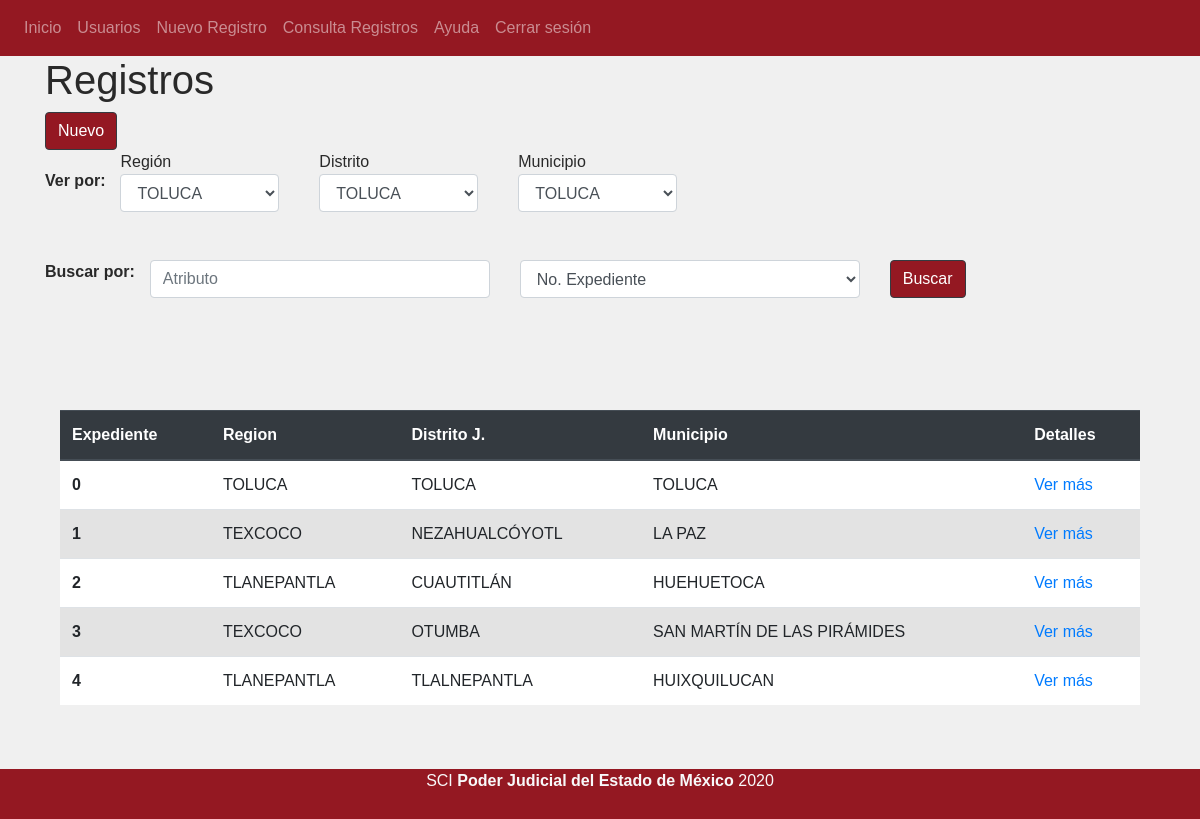
Before: /consulta (signed in) with the older database file.
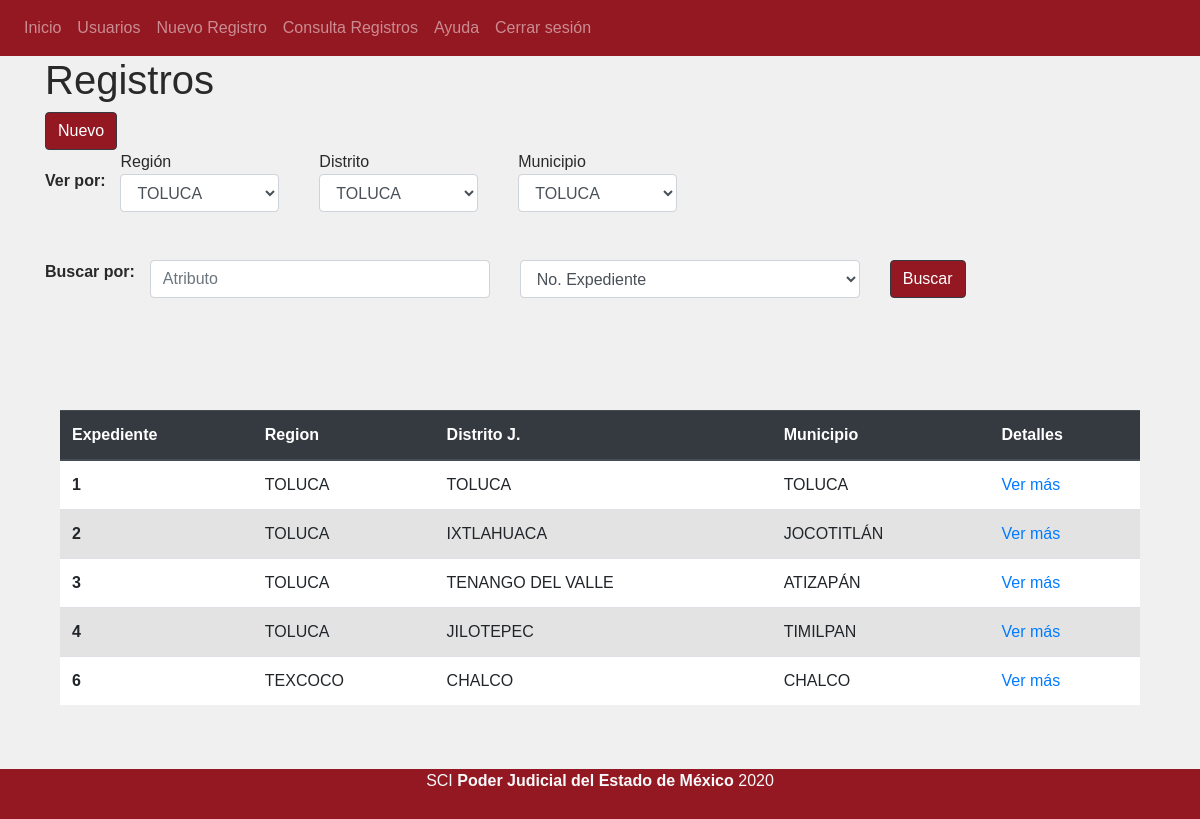
After: the same page with the newer database file.
### tables this page shows
CREATE TABLE `registro_inmuebles` (
  `id` int(11) NOT NULL,
  `no_expediente` int(11) NOT NULL,
  `id_region` int(11) NOT NULL,
  `id_distrito_judicial` int(11) NOT NULL,
  `id_municipio` int(11) NOT NULL,
  `edificio` varchar(100) NOT NULL,
  `domicilio` varchar(100) NOT NULL,
  `id_modalidad_prop` int(11) NOT NULL,
  `id_estado_proc` int(11) NOT NULL,
  `superficie` decimal(50,5) NOT NULL,
  `id_usuario` int(11) NOT NULL,
  `fecha_generada` date NOT NULL,
  `fecha_mod` date NOT NULL,
  `id_user_mod` int(11) NOT NULL
);

CREATE TABLE `distritos_judiciales` (
  `id` int(11) NOT NULL,
  `id_region` int(11) NOT NULL,
  `nombre` varchar(30) NOT NULL
);

CREATE TABLE `municipios` (
  `id` int(11) NOT NULL,
  `id_distrito_judicial` int(11) NOT NULL,
  `nombre` varchar(50) NOT NULL
);

### controller/Consulta.php (called while the page is built, shortened)
<?php
class Consulta extends Controller{
    public function __construct(){
        $this->view->datos = [];
    }
    public function render(){
        $datos = $this->model->getDatos();
        $this->view->datos = $datos;
        $this->view->render('consulta/index');
    }
}
?>

### index.php (called while the page is built, shortened)
<?php
    require_once 'config/database.php';
    $app = new App();
?>

### config/database.php (called while the page is built, shortened)
<?php
class DataBase{
    private $host;
    private $user;
    private $pass;
    private $charset;
    function __construct(){
        $this->host = constant('HOST');
        $this->db = constant('DB');
        $this->user = constant('USER');
        $this->pass = constant('PASS');
        $this->charset = constant('CHARSET');
    }
    function conn(){
        try {
            $connection = "mysql:host=" . $this->host . ";dbname=" . $this->db . ";charset=" . $this->charset;
            $options = [
                PDO::ATTR_ERRMODE => PDO::ERRMODE_EXCEPTION,
                PDO::ATTR_EMULATE_PREPARES => false,
            ];
            $pdo = new PDO($connection, $this->user, $this->pass, $options);
            return $pdo;
        } catch (PDOException $e) {
            print_r("Error: " . $e->getMessage());
        }
    }
}
?>

### model/consultaModel.php (called while the page is built, shortened)
<?php
require_once 'model/classes/Region.class.php';
class ConsultaModel extends Model{
    public function getDatos(){
        $datos = [];
        $stringQuery = "SELECT id, no_expediente, id_region,  id_distrito_judicial, id_municipio  FROM registro_inmuebles" ;
        try{
            $query = $this->db->conn()->prepare($stringQuery);
            if($query->execute()){
                while($row = $query->fetchObject()){
                    $idDistrito = $row->id_distrito_judicial;
                    $row->nombreDistrito = $this->getNombreDistrito($idDistrito)->nombre;
                    $idMunicipio = $row->id_municipio;
                    $row->nombreMunicipio = $this->getNombreMunicipio($idMunicipio)->nombre;
                    array_push($datos, $row);
                }
                return  $datos;
            }else{
                print ("Error al ejecutar consulta");
                return null;
            }
        }catch(PDOException $e){
            print ("Error-> "  . $e->getMessage());
            return null;
        }
    }
    public function getNombreDistrito($idDistrito){
        $queryString = "SELECT nombre from  distritos_judiciales WHERE id = :id";
        try {
            $query = $this->db->conn()->prepare($queryString);
            if ( $query->execute(['id' => $idDistrito ]) ){
                $distrito = $query->fetchObject();
                return $distrito;
            }else{
                return null;
            }
        } catch (PDOException $e) {
            return null;
            print ("Error: " . $e->getMessage());
        }
    }
    public function getNombreMunicipio($id ){
        $queryString = "SELECT nombre from municipios WHERE id = :id";
        try {
            $query = $this->db->conn()->prepare($queryString);
            if ( $query->execute(['id' => $id] ) ){
                $distrito = $query->fetchObject();
                return $distrito;
            }else{
                return null;
            }
        } catch (PDOException $e) {
            return null;
            print ("Error: " . $e->getMessage());
        }
    }
}

### model/classes/Region.class.php (called while the page is built, shortened)
<?php
class Region{
    function traduceRegion($region){
        switch ($region) {
            case 1:
                $stringRol = "TOLUCA";
                break;
            case 2:
                $stringRol = "TEXCOCO";
                break;
            case 3:
                $stringRol = "TLANEPANTLA";
                break;
        }
        return $stringRol;
    }
}
?>

### view/consulta/index.php (the view, shortened to what the changed rows need)
<!DOCTYPE html>
<html lang="es">
<head>
</head>
<body>
    <?php require_once 'view/header.php'; ?>
    <div class="container">
        <div id="main">
            <h1 class="center">Registros</h1>
        </div>
        <div class="container mb-5 mt-5">
            <div class="row mt-5">
                <div class="col mt-5">
                    <table class="table">
                        <thead class="thead-dark">
                            <tr>
                                <th scope="col">Expediente</th>
                                <th scope="col">Region</th>
                                <th scope="col">Distrito J.</th>
                                <th scope="col">Municipio</th>
                                <th scope="col">Detalles</th>
                            </tr>
                        </thead>
                        <tbody>
                            <?php
                            foreach ($this->datos as $registro) {
                            ?>
                                <tr>
                                    <th>
                                        <?php
                                        echo $registro->no_expediente;
                                        ?>
                                    </th>
                                    <td>
                                        <?php
                                        $region = new Region();
                                        $idRegion = $registro->id_region;
                                        echo $region->traduceRegion($idRegion);
                                        ?>
                                    </td>
                                    <td>
                                        <?php
                                        echo $registro->nombreDistrito;
                                        ?>
                                    </td>
                                    <td>
                                        <?php
                                        echo $registro->nombreMunicipio;
                                        ?>
                                    </td>
                                    <td>
                                        <a href="<?php echo constant('URL') . 'consulta/VerRegistro/' . $registro->id; ?>">Ver más</a>
                                    </td>
                                </tr>
                            <?php
                            }
                            ?>
                        </tbody>
                    </table>
                </div>
            </div>
        </div>
    </div>
</body>
</html>

Changed rows visible on the page:
removed registro_inmuebles: no_expediente "1", id_region "TEXCOCO", id_distrito_judicial.nombre "NEZAHUALCÓYOTL", id_municipio.nombre "LA PAZ"
removed registro_inmuebles: no_expediente "2", id_region "TLANEPANTLA", id_distrito_judicial.nombre "CUAUTITLÁN", id_municipio.nombre "HUEHUETOCA"
removed registro_inmuebles: no_expediente "3", id_region "TEXCOCO", id_distrito_judicial.nombre "OTUMBA", id_municipio.nombre "SAN MARTÍN DE LAS PIRÁMIDES"
removed registro_inmuebles: no_expediente "4", id_region "TLANEPANTLA", id_distrito_judicial.nombre "TLALNEPANTLA", id_municipio.nombre "HUIXQUILUCAN"
changed registro_inmuebles (number 1 of 5 on the later page): no_expediente "0" → "1"
added registro_inmuebles: no_expediente "2", id_region "TOLUCA", id_distrito_judicial.nombre "IXTLAHUACA", id_municipio.nombre "JOCOTITLÁN"
added registro_inmuebles: no_expediente "3", id_region "TOLUCA", id_distrito_judicial.nombre "TENANGO DEL VALLE", id_municipio.nombre "ATIZAPÁN"
added registro_inmuebles: no_expediente "4", id_region "TOLUCA", id_distrito_judicial.nombre "JILOTEPEC", id_municipio.nombre "TIMILPAN"
added registro_inmuebles: no_expediente "6", id_region "TEXCOCO", id_distrito_judicial.nombre "CHALCO", id_municipio.nombre "CHALCO"
